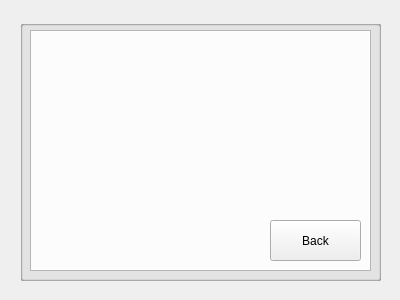
<?xml version="1.0" encoding="UTF-8"?>
<ui version="4.0">
 <class>mainwindow</class>
 <widget class="QDialog" name="mainwindow">
  <property name="geometry">
   <rect>
    <x>0</x>
    <y>0</y>
    <width>400</width>
    <height>300</height>
   </rect>
  </property>
  <property name="windowTitle">
   <string>mainwindow</string>
  </property>
  <widget class="QGroupBox" name="clientBox">
   <property name="geometry">
    <rect>
     <x>20</x>
     <y>20</y>
     <width>361</width>
     <height>261</height>
    </rect>
   </property>
   <property name="title">
    <string/>
   </property>
   <widget class="QLineEdit" name="ipEdit">
    <property name="geometry">
     <rect>
      <x>100</x>
      <y>10</y>
      <width>113</width>
      <height>20</height>
     </rect>
    </property>
   </widget>
   <widget class="QLineEdit" name="portEdit">
    <property name="geometry">
     <rect>
      <x>102</x>
      <y>60</y>
      <width>111</width>
      <height>20</height>
     </rect>
    </property>
   </widget>
   <widget class="QLabel" name="label">
    <property name="geometry">
     <rect>
      <x>10</x>
      <y>10</y>
      <width>47</width>
      <height>12</height>
     </rect>
    </property>
    <property name="text">
     <string>IP</string>
    </property>
   </widget>
   <widget class="QLabel" name="label_2">
    <property name="geometry">
     <rect>
      <x>10</x>
      <y>70</y>
      <width>47</width>
      <height>12</height>
     </rect>
    </property>
    <property name="text">
     <string>port</string>
    </property>
   </widget>
   <widget class="QPushButton" name="clientStart">
    <property name="geometry">
     <rect>
      <x>250</x>
      <y>30</y>
      <width>91</width>
      <height>51</height>
     </rect>
    </property>
    <property name="text">
     <string>Start</string>
    </property>
   </widget>
   <widget class="QPushButton" name="clientBack">
    <property name="geometry">
     <rect>
      <x>250</x>
      <y>130</y>
      <width>91</width>
      <height>51</height>
     </rect>
    </property>
    <property name="text">
     <string>Back</string>
    </property>
   </widget>
  </widget>
  <widget class="QGroupBox" name="startBox">
   <property name="geometry">
    <rect>
     <x>20</x>
     <y>20</y>
     <width>361</width>
     <height>261</height>
    </rect>
   </property>
   <property name="title">
    <string/>
   </property>
   <widget class="QPushButton" name="hostBtn">
    <property name="geometry">
     <rect>
      <x>80</x>
      <y>20</y>
      <width>181</width>
      <height>81</height>
     </rect>
    </property>
    <property name="text">
     <string>Host</string>
    </property>
   </widget>
   <widget class="QPushButton" name="clientBtn">
    <property name="geometry">
     <rect>
      <x>80</x>
      <y>140</y>
      <width>181</width>
      <height>91</height>
     </rect>
    </property>
    <property name="text">
     <string>Client</string>
    </property>
   </widget>
  </widget>
  <widget class="QGroupBox" name="hostBox">
   <property name="geometry">
    <rect>
     <x>20</x>
     <y>20</y>
     <width>361</width>
     <height>261</height>
    </rect>
   </property>
   <property name="title">
    <string/>
   </property>
   <widget class="QPushButton" name="hostBack">
    <property name="geometry">
     <rect>
      <x>250</x>
      <y>200</y>
      <width>91</width>
      <height>41</height>
     </rect>
    </property>
    <property name="text">
     <string>Back</string>
    </property>
   </widget>
   <widget class="QLabel" name="status">
    <property name="geometry">
     <rect>
      <x>20</x>
      <y>20</y>
      <width>251</width>
      <height>171</height>
     </rect>
    </property>
    <property name="text">
     <string/>
    </property>
   </widget>
  </widget>
  <widget class="QGroupBox" name="sessionBox">
   <property name="geometry">
    <rect>
     <x>20</x>
     <y>20</y>
     <width>361</width>
     <height>261</height>
    </rect>
   </property>
   <property name="title">
    <string/>
   </property>
   <widget class="QTextBrowser" name="message">
    <property name="geometry">
     <rect>
      <x>10</x>
      <y>10</y>
      <width>341</width>
      <height>241</height>
     </rect>
    </property>
   </widget>
  </widget>
  <zorder>startBox</zorder>
  <zorder>clientBox</zorder>
  <zorder>sessionBox</zorder>
  <zorder>hostBox</zorder>
 </widget>
 <layoutdefault spacing="6" margin="11"/>
 <resources/>
 <connections/>
</ui>
